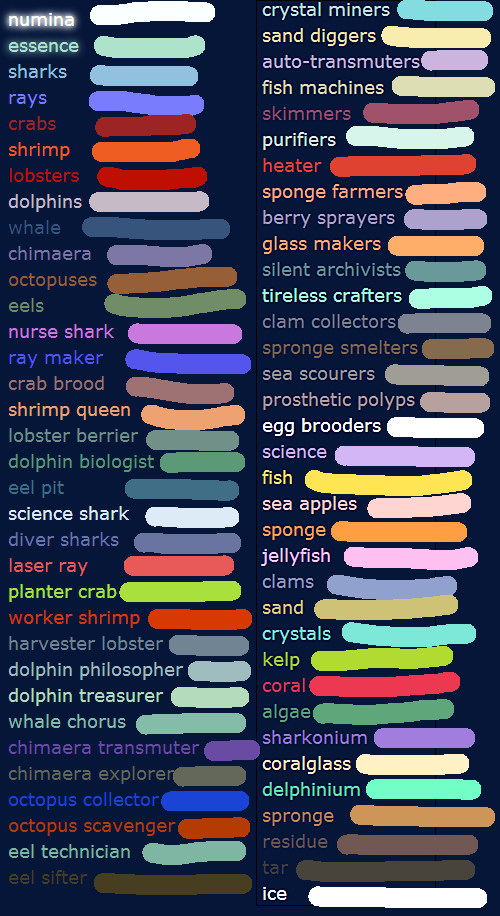
#> input picture html games/collections/chicken-kings-vault/gamefiles/idle-shark/img/src/palette.png, 500 x 916 px
$ python -i build-lively-wallpapers.py   (imports and definitions only)
#> lines starting #> are read from the running program, lines starting #| are printed output that depends on the picture
#!/usr/bin/env python3
"""Build Lolite's catalogue from LivelyWallpaper.app's public card metadata.

Usage: python scripts/build-lively-wallpapers.py --source-json cards.json
       --poster-dir posters --hd-headers-dir headers
The source videos stay on the publisher's CDN. No website HTML or scripts run
inside Lolite. Posters and verified HD response headers are build inputs only.
"""
import argparse
import colorsys
import json
import re
from pathlib import Path
from urllib.parse import urlparse

from PIL import Image

ROOT = Path(__file__).resolve().parents[1]
SOURCE = 'https://livelywallpaper.app/data/wallpaper-cards.json'
VERSION = 'lively-20261111'
REPLACED_BEFORE = '2026-11-11T09:14:09Z'


# [5 lines left out: function media_url, not called in this run]


def palette(path):
    image = Image.open(path).convert('RGB').resize((80, 45))
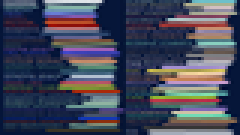
#> image: PIL image 80x45 RGB (shown 3 times larger); mean R, G, B 70.2, 73.8, 91.8
    quantized = image.quantize(colors=12)
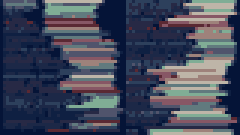
#> quantized: PIL image 80x45 P (shown 3 times larger); mean R, G, B 67.9, 73.1, 91.8
    colors = quantized.getpalette()
#> colors = 36 values, max 190 at index 0, min 5 at index 33, mean 89
    ranked = []
    for count, index in quantized.getcolors():
        rgb = tuple(colors[index * 3:index * 3 + 3])
        h, light, saturation = colorsys.rgb_to_hls(*(n / 255 for n in rgb))
        if saturation > .12 and .12 < light < .93:
            ranked.append((count * saturation ** 1.22, h, rgb))
#> this loop made 12 passes
#> (count, rgb, h, light, saturation) on passes 1 to 12: (235, (190, 181, 168), 0.0985, 0.702, 0.145), (183, (128, 173, 149), 0.411, 0.59, 0.215), (245, (158, 130, 123), 0.0333, 0.551, 0.153), (283, (97, 122, 126), 0.523, 0.437, 0.13), (194, (135, 87, 101), 0.951, 0.435, 0.216), (258, (80, 84, 108), 0.643, 0.369, 0.149), (342, (45, 64, 92), 0.599, 0.269, 0.343), (115, (90, 41, 51), 0.966, 0.257, 0.374), (426, (39, 41, 69), 0.656, 0.212, 0.278), (484, (28, 40, 71), 0.62, 0.194, 0.434), (313, (15, 32, 66), 0.611, 0.159, 0.63), (522, (5, 20, 55), 0.617, 0.118, 0.833)
#> after the loop, ranked = 11 items
    ranked.sort(reverse=True)
    if not ranked:
        return ['#%02x%02x%02x' % tuple(image.resize((1, 1)).getpixel((0, 0)))]
    primary = ranked[0]
#> primary = (178, 0.611, (15, 32, 66))
    other = next((row for row in ranked[1:]
                  if min(abs(row[1] - primary[1]), 1 - abs(row[1] - primary[1])) > .11), primary)
#> other = (34.65, 0.966, (90, 41, 51))
    # paletteSeed uses the second vivid colour as primary.
    return ['#%02x%02x%02x' % row[2] for row in (other, primary)]


# [44 lines left out: function main, not called in this run]


# [2 lines not run here, left out]

>>> result = palette('../html games/collections/chicken-kings-vault/gamefiles/idle-shark/img/src/palette.png')
#> result = ['#5a2933', '#0f2042']
